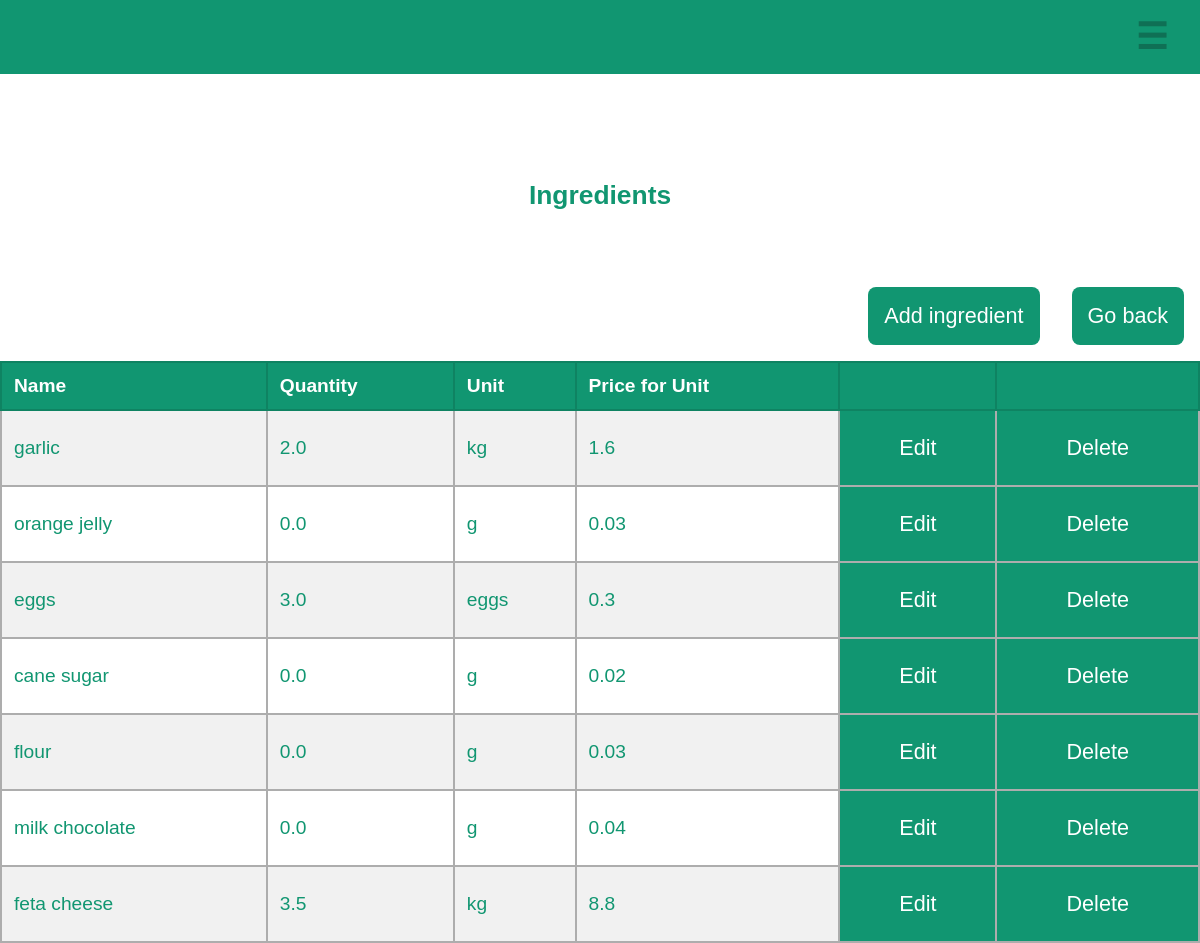
The app's page /ingredient/list (signed in) with its own data.
### delights_app/models.py (models this page shows, shortened)
class Ingredient(models.Model):
    TEASPOON = "tsp"
    TABLESPOON = "tbsp"
    GRAMS = "g"
    KILOGRAMS = "kg"
    EGGS = "eggs"
    UNIT_TYPE_CHOICES = [(TEASPOON, "teaspoon"), (TABLESPOON, "tablespoon"), (GRAMS, "grams"), (KILOGRAMS, "kilograms"), (EGGS, "eggs")]
    name = models.CharField(max_length=30)
    quantity = models.FloatField(default=0.0)
    unit = models.CharField(max_length=4, choices=UNIT_TYPE_CHOICES, default=GRAMS)
    unit_price = models.FloatField(default=0.0)

### delights_app/views.py (the view)
# urls.py: path('ingredient/list', views.IngredientList.as_view(), name='ingredientlist'),
class IngredientList(LoginRequiredMixin, ListView):
  model = Ingredient

### delights_app/templates/delights_app/ingredient_list.html (shortened to what this page needs)
{% extends "base.html" %}
{% load static%}
{% block content %}
<h4>Ingredients</h4>
<div class="buttonrow">
    <a href="{% url 'ingredientcreate' %}"><button type="button" value="Add ingredient">Add ingredient</button></a>
    <a href="{% url 'home' %}"><button type="button" value="Go back">Go back</button></a>
</div>
<table>
    <tr>
        <th>Name</th>
        <th>Quantity</th>
        <th>Unit</th>
        <th>Price for Unit</th>
        <th></th>
        <th></th>
    </tr>
    {% for ingredient in ingredient_list %}
    <tr>
        <td>{{ ingredient.name }}</td>
        <td>{{ ingredient.quantity }}</td>
        <td>{{ ingredient.unit }}</td>
        <td>{{ ingredient.unit_price }}</td>
        <td class="edit"><a href="{% url 'ingredientupdate' ingredient.id %}"><button type="button" value="Edit">Edit</button></a></td>
        <td class="edit"><a href="{% url 'ingredientdelete' ingredient.id %}"><button type="button" value="Delete">Delete</button></a></td>
    </tr>
    {% endfor%}
</table>
{% endblock %}

### delights_app/static/style.css (style rules this page uses)
* { padding: 0; margin: 0; box-sizing: border-box; }
html { font-size: 12px; }
body { position: relative; display: flex; flex-direction: column; height: 100vh; background-image: url('restaurant_opacity.jpg'); background-size: cover; background-position: center; z-index: 0; }
h4 { margin-top: 15vh; margin-bottom: 5vh; text-align: center; font-size: 1.8rem; font-family: Arial, Helvetica, sans-serif; color: #119671; }
button { padding: 2vw; margin: 2vw; font-size: 1.4rem; border: none; border-radius: 1vw; color: #ffffff; background-color: #119671; }
.buttonrow { display: flex; flex-direction: row; justify-content: flex-end; width: 100%; }
a { font-family: Arial, Helvetica, sans-serif; text-decoration: none; color: #119671; }
table { width: 100%; border-collapse: collapse; font-family: Arial, Helvetica, sans-serif; }
td, th { padding: 1vw; }
td { text-align: left; color: #119671; border: 0.2vw solid #adadad; }
th { text-align: left; color: white; border: 0.2vw solid #0f8362; background-color: #119671; }
tr:nth-child(even) { background-color: #e7e7e78f; }
.edit { padding: 0; background-color: #119671; }
.edit button { margin: 0; padding: 3vh; width: 100%; border-radius: 0; background-color: transparent; }
@media (orientation: landscape) { h4 { margin-top: 15vw; margin-bottom: 5vw; } }
@media (orientation: landscape) { button { padding: 2vh; margin: 2vh; border-radius: 1vh; } }
@media (min-width: 480px) { h4 { font-size: 2.2rem; } }
@media (min-width: 480px) { button { font-size: 1.8rem; } }
@media (min-width: 480px) { table { font-size: 1.6rem; } }

### records on screen
Ingredient: name "garlic", quantity "2.0", unit "kg", unit_price "1.6"
Ingredient: name "orange jelly", quantity "0.0", unit "g", unit_price "0.03"
Ingredient: name "eggs", quantity "3.0", unit "eggs", unit_price "0.3"
Ingredient: name "cane sugar", quantity "0.0", unit "g", unit_price "0.02"
Ingredient: name "flour", quantity "0.0", unit "g", unit_price "0.03"
Ingredient: name "milk chocolate", quantity "0.0", unit "g", unit_price "0.04"
Ingredient: name "feta cheese", quantity "3.5", unit "kg", unit_price "8.8"
